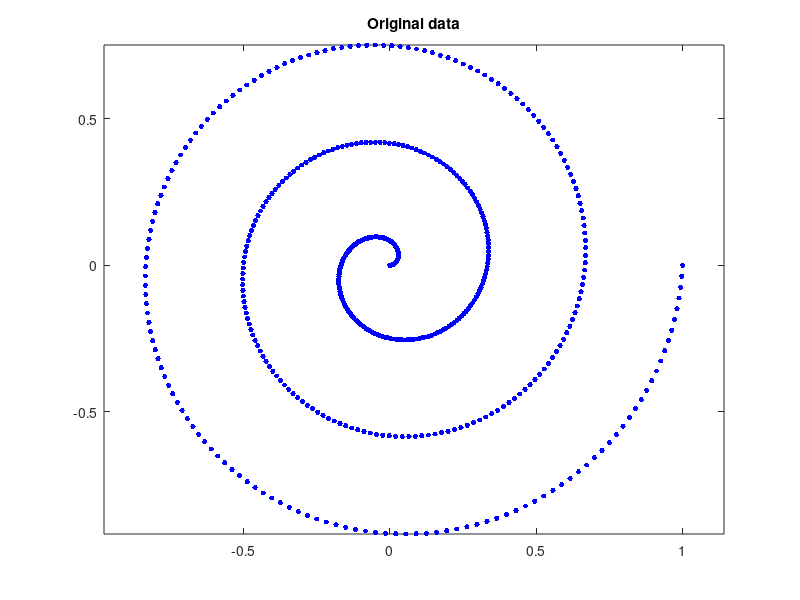

MATLAB code for this plot: (Note: this script raises an error after producing the figure.)
% data sampling
r = linspace(0, 1, 500)';
theta = linspace(0, 6*pi, 500)';
X = [r.*cos(theta), r.*sin(theta)];

% Visualize the original data
figure
plot(X(:,1),X(:,2),'b.','MarkerSize',12)
title('Original data')
axis equal

% Obtain the pairwise distance matrix E
% Here we use directly the square euclidean distance
E = squareform(pdist(X, 'squaredeuclidean'));
sigma = 0.1;

% Define the kernel matrix K
K = exp(-E/(sigma^2));

% Q: normalized matrix
d_sq = sqrt(sum(K,2));
Q = K./(d_sq*d_sq');

[U,S,V] = svd(Q);
V = V./(d_sq*ones(1,n));
S = diag(S);

figure
subplot(1,2,1)
plot(2:11, S(2:11), 'b.','MarkerSize',12)
title('eigenvalues 2:11')
subplot(1,2,2)
semilogy(S, 'b.')
title('eigenvalues in log')

% Project to diffusion space
Y2 = V(:,2:3).*(ones(n,1)*S(2:3)');
Y3 = V(:,2:4).*(ones(n,1)*S(2:4)');

figure
subplot(1,2,1)
plot(Y2(:,1), Y2(:,2), 'b.','MarkerSize',12)
title('DM to 2D')
axis equal
subplot(1,2,2)
plot3(Y3(:,1), Y2(:,2), Y3(:,3), 'b.','MarkerSize',12)
title('DM to 3D')
